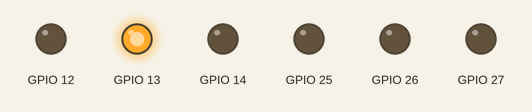
Recording of a sketch running on a simulated ESP32. On the bench: output pins drawn as LEDs (lit = HIGH).

Above: at 0.05 s.
At 0.75 s:
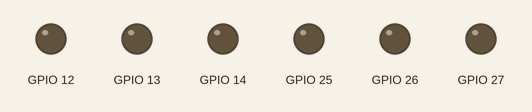
At 1.05 s:
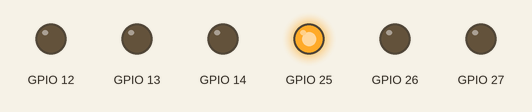
At 1.45 s:
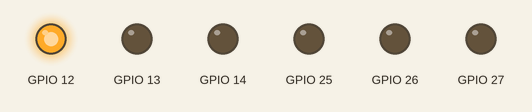
At 2.05 s:
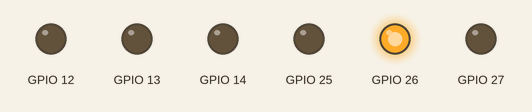
At 2.85 s:
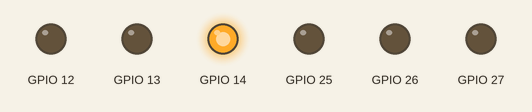
Timing chart, 0 to 3.1 s (numbered marks = the images above):
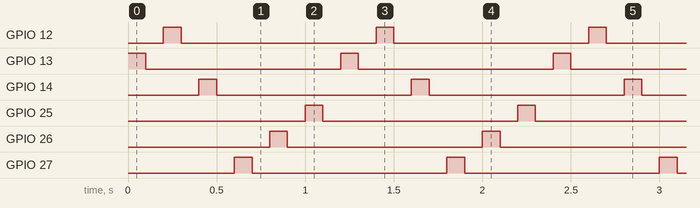

Measured:
- by itself, GPIO 12–14, GPIO 25–27: alternates HIGH for 0.10 s and LOW for 1.1 s

The sketch:

ESP32-code.ino
```cpp
void setup() {
  pinMode(13, OUTPUT);
  pinMode(12, OUTPUT);
  pinMode(14, OUTPUT);
  pinMode(27, OUTPUT);
  pinMode(26, OUTPUT);
  pinMode(25, OUTPUT);

}

void loop() {
  digitalWrite(13, HIGH);
  delay(100);
  digitalWrite(13, LOW);
  delay(100);
  digitalWrite(12, HIGH);
  delay(100);
  digitalWrite(12, LOW);
  delay(100);
  digitalWrite(14, HIGH);
  delay(100);
  digitalWrite(14, LOW);
  delay(100);
  digitalWrite(27, HIGH);
  delay(100);
  digitalWrite(27, LOW);
  delay(100);
  digitalWrite(26, HIGH);
  delay(100);
  digitalWrite(26, LOW);
  delay(100);
  digitalWrite(25, HIGH);
  delay(100);
  digitalWrite(25, LOW);
  delay(100);
}
```
